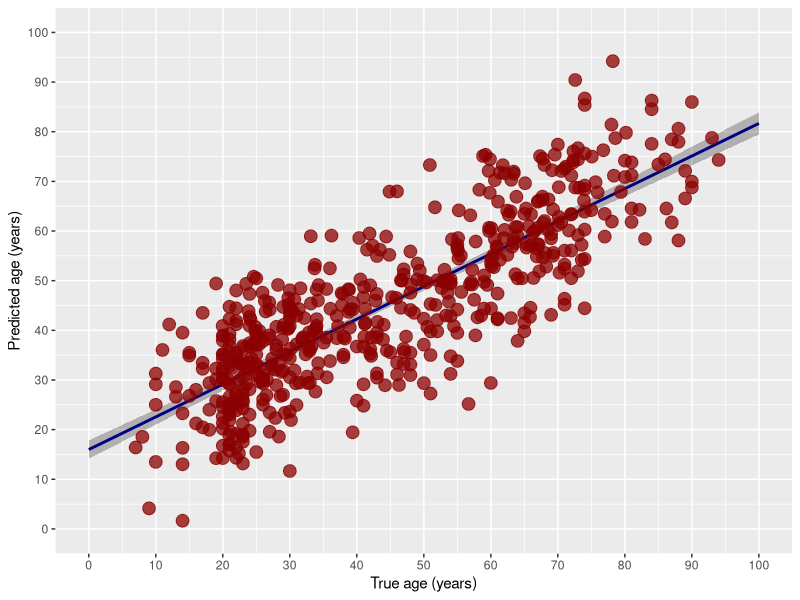

Reproduce this figure in R.
# Load required libraries

library( MASS )
library( ggplot2 )

resultsIXI <- read.csv( '../labelresultsI.csv' )
resultsKirby <- read.csv( '../labelresultsK.csv' )
resultsNKI <- read.csv( '../labelresultsN.csv' )
resultsOasis <- read.csv( '../labelresultsO.csv' )

resultsCombined <- rbind( resultsIXI, resultsKirby, resultsNKI, resultsOasis )
resultsCombined$SEX <- resultsCombined$SEX - 1

trainingPercentage <- 0.5
partitioning <- runif( nrow( resultsCombined ) )
trainingIndices <- which( partitioning < trainingPercentage )
testingIndices <- which( partitioning >= trainingPercentage )
trainingData <- resultsCombined[trainingIndices,];
testingData <- resultsCombined[testingIndices,];

#
# Do gender prediction
#   Include all AGE/REGION interaction terms
#
#

regionalTerms <- paste( names( resultsCombined )[6:37] , collapse = " + " )

myFormula <- as.formula( paste( "AGE ~ ", regionalTerms, " + SITE + VOLUME", sep = '' ) )
ageModel <- lm( myFormula, data = trainingData )
ageModelAIC <- stepAIC( ageModel, direction = "both", k = 4, trace = TRUE )
agePrediction <- predict( ageModelAIC, newdata = testingData, type = 'response' )

agePredictionError <- mean( round( agePrediction ) - testingData$AGE, na.rm = TRUE )

print( summary( ageModelAIC ) )
cat( "age prediction error = ", agePredictionError );

plotData <- data.frame( TrueAge = testingData$AGE, PredictedAge = agePrediction )

brainAgePlot <- ggplot( plotData, aes( x = TrueAge, y = PredictedAge ) ) +
                stat_smooth( colour = "navyblue", formula = y ~ 1 + x, method = "lm",
                  size = 1, n = 1000, level = 0.95, se = TRUE, fullrange = TRUE, fill = 'black', alpha = 0.25 ) +
                geom_point( colour = "darkred", size = 4, alpha = 0.75 ) +
                scale_x_continuous( "True age (years)", breaks = seq( 0, 100, by = 10 ), labels = seq( 0, 100, by = 10 ), limits = c( 0, 100 ) ) +
                scale_y_continuous( "Predicted age (years)", breaks = seq( 0, 100, by = 10 ), labels = seq( 0, 100, by = 10 ), limits = c( 0, 100 ) )
ggsave( filename = paste( "../ageRegressionPredict.pdf", sep = "" ), plot = brainAgePlot, width = 6, height = 6, units = 'in' )
